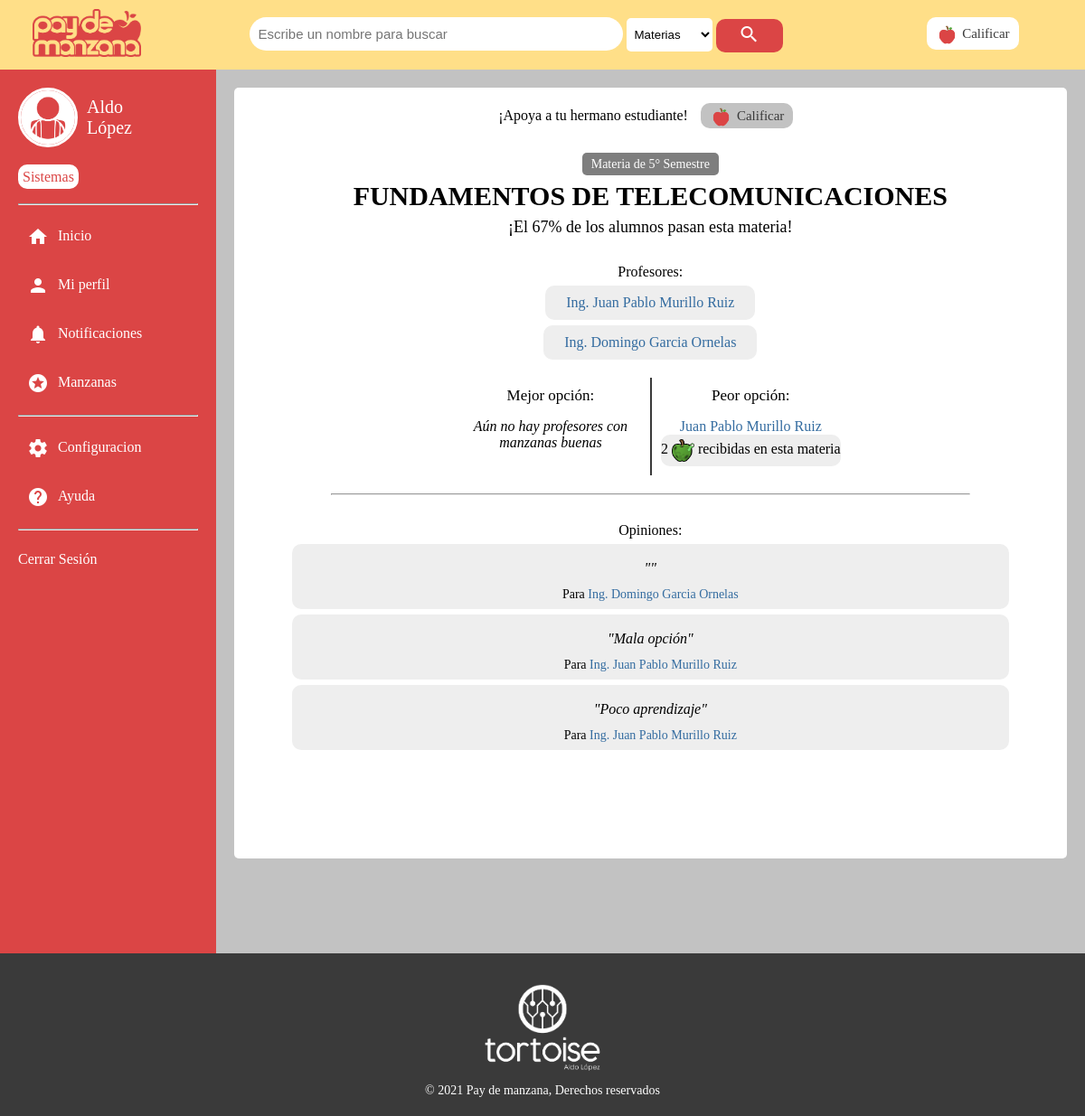
Page /Buscar/materia?id=28 (signed in) on the committed database.
### tables this page shows
CREATE TABLE `usuario_presentacion` (
  `Usuario` char(8) NOT NULL,
  `Imagen_ruta` varchar(60) NOT NULL,
  `Descripcion` varchar(500) NOT NULL
);

CREATE TABLE `usuario` (
  `No_control` char(8) NOT NULL,
  `Nombre` varchar(60) NOT NULL,
  `Apellido` varchar(80) NOT NULL,
  `Sexo` enum('Masculino','Femenino','Sin especificar') NOT NULL,
  `Correo` varchar(25) NOT NULL,
  `Carrera` int(11) NOT NULL,
  `Anio_ingreso` year(4) NOT NULL
);

CREATE TABLE `carrera` (
  `Id_carrera` int(11) NOT NULL,
  `Nombre_carrera` varchar(100) DEFAULT NULL,
  `Nombre_corto` varchar(20) DEFAULT NULL,
  `Semestres` int(11) DEFAULT NULL
);

CREATE TABLE `materia` (
  `Id_materia` int(11) NOT NULL,
  `Nombre_materia` varchar(100) NOT NULL,
  `Semestre` int(11) NOT NULL,
  `Carrera` int(11) NOT NULL
);

CREATE TABLE `profesor` (
  `Id_profesor` int(11) NOT NULL,
  `Titulo` varchar(5) NOT NULL,
  `Nombre` varchar(140) NOT NULL,
  `Sexo` enum('Masculino','Femenino','Sin especificar') NOT NULL
);

CREATE TABLE `calificacion` (
  `Id_calificacion` int(11) NOT NULL,
  `Usuario` varchar(100) NOT NULL,
  `Estatus` enum('Aprobada','Reprobada') NOT NULL,
  `Materia` int(11) NOT NULL,
  `Profesor` int(11) NOT NULL,
  `Estrellas` int(11) NOT NULL,
  `Opinion` varchar(300) NOT NULL,
  `Manzana` enum('No','Buena','Mala') NOT NULL
);

### model/usuario/ver_perfil.php (called while the page is built, shortened)
<?php
    $sql="SELECT Nombre, Apellido, Carrera FROM usuario WHERE No_control=:usuario";
    $resultado=$base->prepare($sql);
    $resultado->bindValue(":usuario",$usuario);
    $resultado->execute();
    $registro=$resultado->fetch((PDO::FETCH_ASSOC));
    $profilename = $registro["Nombre"] . " " . $registro["Apellido"];
    $carrera = $registro["Carrera"];
    $sql="SELECT Imagen_ruta FROM usuario_presentacion WHERE Usuario=:usuario";
    $resultado=$base->prepare($sql);
    $resultado->bindValue(":usuario",$usuario);
    $resultado->execute();
    $registro=$resultado->fetch((PDO::FETCH_ASSOC));
    $profileimage = $registro["Imagen_ruta"];
    $sql="SELECT * FROM carrera WHERE Id_carrera=:carrera";
    $resultado=$base->prepare($sql);
    $resultado->bindValue(":carrera",$carrera);
    $resultado->execute();
    $registro=$resultado->fetch((PDO::FETCH_ASSOC));
    $profilecareer = $registro["Nombre_corto"];
?>

### model/Buscar/ver_materia.php (called while the page is built, shortened)
<?php
    $subject = $_GET["id"];
    $sql="SELECT * FROM materia WHERE Id_materia=:materia";
    $resultado=$base->prepare($sql);
    $resultado->bindValue(":materia",$subject);
    $resultado->execute();
    $registro=$resultado->fetch((PDO::FETCH_ASSOC));
    $subjectname = $registro["Nombre_materia"];
    $subjectsem = $registro["Semestre"];
    $sql ="SELECT ((Aprobadas * 100) / Totales) as Porcentaje FROM (SELECT COUNT(Case WHEN A.Estatus = 'Aprobada' THEN 1 END) as Aprobadas, COUNT(*) as Totales FROM calificacion A WHERE A.Materia = :materia) t";
    $resultado=$base->prepare($sql);
    $resultado->bindValue(":materia",$subject);
    $resultado->execute();
    $registro=$resultado->fetch((PDO::FETCH_ASSOC));
    $porcetaje_aprobados = $registro["Porcentaje"];
    if($porcetaje_aprobados!=null){
        require_once("../model/data/get_profesor.php");
        $sql = "SELECT SUM(CASE WHEN Manzana = 'Buena' THEN 1 END) As Manzanas, Profesor FROM calificacion WHERE Materia = :materia GROUP BY Profesor ORDER BY Manzanas DESC LIMIT 1";
        $resultado=$base->prepare($sql);
        $resultado->bindValue(":materia",$subject);
        $resultado->execute();
        $registro=$resultado->fetch((PDO::FETCH_ASSOC));
        $mejor_profesor_manzanas = $registro["Manzanas"];
        $sql = "SELECT SUM(CASE WHEN Manzana = 'Mala' THEN 1 END) As Manzanas, Profesor FROM calificacion WHERE Materia = :materia GROUP BY Profesor ORDER BY Manzanas DESC LIMIT 1";
        $resultado=$base->prepare($sql);
        $resultado->bindValue(":materia",$subject);
        $resultado->execute();
        $registro=$resultado->fetch((PDO::FETCH_ASSOC));
        $peor_profesor = $registro["Profesor"];
        $peor_profesor_manzanas = $registro["Manzanas"];
        $registro = getProfesor($peor_profesor,$base);
        $peor_profesor_nombre = $registro["Nombre"];
        $sql = "SELECT Count(*) as Veces, A.Profesor As Id, (SELECT concat_ws(' ', B.Titulo, B.Nombre) FROM profesor B WHERE A.Profesor = B.Id_profesor) As Nombre FROM calificacion A WHERE A.Materia = :materia GROUP BY A.Profesor ORDER BY Veces DESC LIMIT 4";
        $resultado=$base->prepare($sql);
        $resultado->bindValue(":materia",$subject);
        $resultado->execute();
        $resultados_profesores=$resultado->fetchAll((PDO::FETCH_OBJ));
        $tamano=10;
        $pagina=1;
        $sql1="SELECT A.Id_calificacion As Calif, A.Profesor as Profesor, A.Opinion as Opinion , (SELECT concat_ws(' ', B.Titulo, B.Nombre) FROM profesor B WHERE B.Id_profesor=A.Profesor) as Nombre FROM calificacion A WHERE A.Materia = :materia";
        $empezar=($pagina-1)*$tamano;
        $sql2= $sql1 . " ORDER BY Calif DESC LIMIT $empezar,$tamano";
        $resultado=$base->prepare($sql2);
        $resultado->bindValue(":materia",$subject);
        $resultado->execute();
        $resultados_opiniones=$resultado->fetchAll((PDO::FETCH_OBJ));
    }
?>

### model/data/get_profesor.php (called while the page is built)
<?php
    function getProfesor($id,$base){
        $sql ="SELECT * FROM profesor WHERE Id_profesor=:id";
        $resultado=$base->prepare($sql);
        $resultado->bindValue(":id",$id);
        $resultado->execute();
        $registro=$resultado->fetch((PDO::FETCH_ASSOC));
        return $registro;
    }
?>

### view/Buscar/materia.php (the view, shortened to what this page needs)
<div class="espacio">
    <div class="frame">
        <span class="califica">¡Apoya a tu hermano estudiante! <a href="../Calificar/"><img src="../images/ico-man-buena.PNG" alt="manzana" width="25px">Calificar</a></span>
        <span class="semestre">Materia de <?php echo $subjectsem;?>° Semestre</span>
        <h2><?php echo $subjectname;?></h2>
        <?php
            if($porcetaje_aprobados!=null){
        ?>
        <div class="aprobacion">
            <span class="apb">¡El <?php echo round($porcetaje_aprobados);?>% de los alumnos pasan esta materia!</span>
        </div>
        <div class="profesores">
            <div class="lista-profesores">
                <span class="titulo-opcion">Profesores:</span>
                <?php
                    foreach($resultados_profesores as $profesores){
                        echo "<span class=\"profesor\"><a href=\"profesor?id=$profesores->Id\">";
                        echo $profesores->Nombre;
                        echo '</a></span>';
                    }
                ?>
            </div>
            <div class="opciones">
                <div class="mejor-opcion">
                    <span class="titulo-opcion">Mejor opción:</span>
                    <?php if($mejor_profesor_manzanas!=null){?>
                        <span class="profesor-opcion"><a href="profesor?id=<?php echo $mejor_profesor;?>"><?php echo $mejor_profesor_nombre;?></a></span>
                        <span class="manzanas-opcion"><?php echo $mejor_profesor_manzanas;?> <img src="../images/manzana-buena.png" alt="manzana" width="25px"> recibidas en esta materia</span>
                    <?php }else{ ?>
                        <span class="no-info">
                            <i>Aún no hay profesores con manzanas buenas</i>
                        </span>
                    <?php } ?>
                </div>
                <div class="peor-opcion">
                    <span class="titulo-opcion">Peor opción:</span>
                    <?php if($peor_profesor_manzanas!=null){?>
                        <span class="profesor-opcion"><a href="profesor?id=<?php echo $peor_profesor;?>"><?php echo $peor_profesor_nombre;?></a></span>
                        <span class="manzanas-opcion"><?php echo $peor_profesor_manzanas;?> <img src="../images/manzana-mala.PNG" alt="manzana" width="25px"> recibidas en esta materia</span>
                    <?php }else{ ?>
                        <span class="no-info">
                            <i>Aún no hay profesores con manzanas malas</i>
                        </span>
                    <?php } ?>
                </div>
            </div>
            <hr>
            <div class="comentarios">
                <span class="titulo-comentarios">Opiniones:</span>
                <?php
                    foreach($resultados_opiniones as $opiniones){
                        echo '<div class="calificacion">';
                        echo "<p class=\"opinion\"><i>\"$opiniones->Opinion\"</i></p>";
                        echo "<span>Para <a href=\"profesor?id=$opiniones->Profesor\">$opiniones->Nombre</a></span>";
                        echo '</div>';
                    }
                ?>
            </div>
        </div>
        <?php
            }
        ?>
    </div>
</div>

### view/common/sidebar/side_folder.php (shortened to what this page needs)
<div class="sidebar" id="sidebar">
    <div class="perfil">
        <div class="nombre">
            <img src="../uploads/profile-images/<?php echo $profileimage; ?>" alt="perfil" width="60px">
            <span><?php echo $profilename; ?></span>
        </div>
        <div class="carrera">
            <span><?php echo $profilecareer; ?></span>
        </div>
    </div>
    <ul>
        <hr>
        <li><a href="../" id="side-inicio"><i class="material-icons">home</i><span class="side-text">Inicio</span></a></li>
        <li><a href="#" id="side-perfil"><i class="material-icons">person</i><span class="side-text">Mi perfil</span></a></li>
        <li><a href="../notificaciones" id="side-notificaciones"><i class="material-icons">notifications</i><span class="side-text">Notificaciones</span>
        </a></li>
        <li><a href="#" id="side-manzanas"><i class="material-icons">stars</i><span class="side-text">Manzanas</span></a></li>
        <hr>
        <li><a href="#" id="side-config"><i class="material-icons">settings</i><span class="side-text">Configuracion</span></a></li>
        <li><a href="#" id="side-ayuda"><i class="material-icons">help</i><span class="side-text">Ayuda</span></a></li>
        <hr>
        <li><a href="../logout" id="side-ayuda"><span class="side-text">Cerrar Sesión</span></a></li>
    </ul>
</div>

### style/header.css (style rules this page uses)
html { min-height: 100vh; }
body { margin: 0; padding: 0; font-family: ProximaNova-Regular; min-height: 100vh; }
body { padding: 0px 0px; background: #c2c2c2; }
body header { width: 100%; background: #ffdf88; display: -webkit-box; display: -ms-flexbox; display: flex; -webkit-box-align: center; -ms-flex-align: center; align-items: center; }
body header div { display: inline-block; vertical-align: middle; text-align: center; }
body header .barra-top { padding: 10px; width: 100%; }
body header .barra-top .buscar { width: 70%; }
body header .barra-top .buscar input[type="text"], body header .barra-top .buscar input[type="tel"], body header .barra-top .buscar input[type="email"], body header .barra-top .buscar input[type="password"], body header .barra-top .buscar input[type="number"] { background: #FFF; width: 50%; max-width: 1000px; border-radius: 20px; -webkit-box-sizing: border-box; box-sizing: border-box; border: 0px solid #db4545; font-size: 15px; padding: 10px; }
body header .barra-top .buscar select { line-height: 1.3; padding: 10px 5px; -webkit-box-sizing: border-box; box-sizing: border-box; border: 0px solid #db4545; border-radius: 5px; background: #ffffff; }
body header .barra-top .buscar select option { font-weight: normal; padding: 5px; }
body header .barra-top .buscar button { color: #ffffff; border: 0; border-radius: 10px; background: #db4545; padding: 5px 25px; vertical-align: middle; }
body header .barra-top .img { width: 10%; }
body header .barra-top .calificar { width: 15%; }
body header .barra-top .calificar a { font-size: 15px; font-family: Proxima Nova Bold; text-decoration: none; color: #3a3a3a; padding: 10px; border-radius: 10px; border: 0px solid #db4545; background: #FFFFFF; }
body header .barra-top .calificar a img { vertical-align: middle; }

### style/side-bar.css (style rules this page uses)
html { min-height: 100vh; }
body { margin: 0; padding: 0; font-family: ProximaNova-Regular; min-height: 100vh; }
.main .contenido .sidebar { margin: 0px 0px; width: 250px; background: #db4545; color: #FFFFFF; padding: 20px; float: left; overflow: hidden; -ms-flex-wrap: wrap; flex-wrap: wrap; -webkit-box-pack: justify; -ms-flex-pack: justify; justify-content: space-between; }
.main .contenido .sidebar ul { display: block; width: 100%; list-style: none; margin: 10px 0px; text-align: left; list-style-type: none; padding: 0px; height: 100vh; }
.main .contenido .sidebar ul li { width: 100%; margin: 0px; display: block; }
.main .contenido .sidebar ul li a { width: 100%; padding: 15px 0px; display: block; text-decoration: none; color: #FFFFFF; -webkit-transition: padding .3s; transition: padding .3s; }
.main .contenido .sidebar ul li a i { margin: 0px 10px; vertical-align: middle; }
.main .contenido .sidebar .perfil .nombre { width: 70px; height: 70px; display: -webkit-box; display: -ms-flexbox; display: flex; }
.main .contenido .sidebar .perfil .nombre img { width: 60px; height: 60px; border-radius: 50%; border: 3px solid #ffffff; -o-object-fit: cover; object-fit: cover; float: left; }
.main .contenido .sidebar .perfil .nombre span { float: left; margin: 10px 10px; font-size: 20px; vertical-align: middle; -webkit-box-align: center; -ms-flex-align: center; align-items: center; }
.main .contenido .sidebar .carrera { margin: 20px auto; }
.main .contenido .sidebar .carrera span { padding: 5px; border-radius: 10px; background: #ffffff; color: #db4545; font-family: Proxima Nova Bold; }

### style/footer.css (style rules this page uses)
html { min-height: 100vh; }
body { margin: 0; padding: 0; font-family: ProximaNova-Regular; min-height: 100vh; }
footer { text-align: center; width: 100%; background: #3a3a3a; color: #FFFFFF; font-size: 14px; }
footer div { width: 100%; padding: 20px 0px; }
footer div img { width: 150px; display: block; margin: 10px auto; }

### style/Buscar/main.css (style rules this page uses)
.espacio { width: 100%; padding: 20px; -webkit-box-sizing: border-box; box-sizing: border-box; }
.espacio .frame { width: 100%; margin: 0px auto; background: #FFFFFF; padding: 10px 20px 100px 20px; -webkit-box-sizing: border-box; box-sizing: border-box; border-radius: 5px; }

### rows in the picture
usuario_presentacion: Imagen_ruta (picture)
usuario: profilename "Aldo López"
carrera: Nombre_corto "Sistemas"
materia: Semestre "5", Nombre_materia "FUNDAMENTOS DE TELECOMUNICACIONES"
profesor: Nombre "Juan Pablo Murillo Ruiz"
calificacion: Nombre "Ing. Domingo Garcia Ornelas"
calificacion: Opinion "Mala opción", Nombre "Ing. Juan Pablo Murillo Ruiz"
calificacion: Opinion "Poco aprendizaje", Nombre "Ing. Juan Pablo Murillo Ruiz"

### other values in the picture
$porcetaje_aprobados "67"
$profesores->Nombre "Ing. Juan Pablo Murillo Ruiz"
$profesores->Nombre "Ing. Domingo Garcia Ornelas"
$peor_profesor_manzanas "2"
